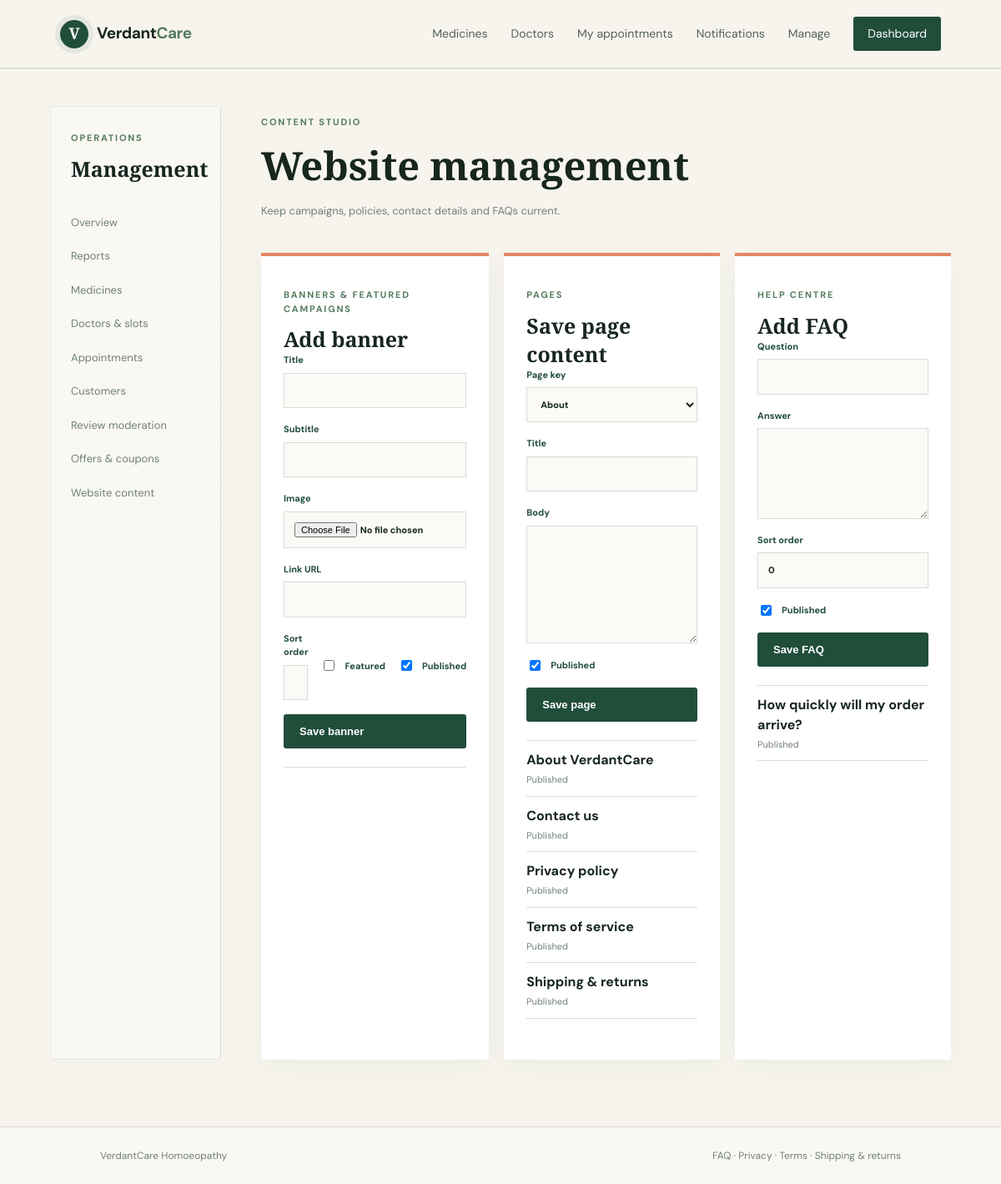
Screenshot of /manage/website/ (signed in) with the database file from the repository.
### store/models.py (models this page shows, shortened)
class SiteContent(models.Model):
    key = models.CharField(max_length=40, unique=True)
    title = models.CharField(max_length=160, blank=True)
    body = models.TextField(blank=True)
    published = models.BooleanField(default=True)
    updated_at = models.DateTimeField(auto_now=True)

class FAQ(models.Model):
    question = models.CharField(max_length=240)
    answer = models.TextField()
    published = models.BooleanField(default=True)
    sort_order = models.PositiveIntegerField(default=0)
    class Meta:
        ordering = ["sort_order", "id"]

### store/views.py (the view, shortened to what this page needs)
# urls.py: path("manage/website/", views.website_management, name="website_management"),
@user_passes_test(staff_required)
def website_management(request):
    return render(request, "store/manage_website.html", {"banners": Banner.objects.all(), "content": SiteContent.objects.all(), "faqs": FAQ.objects.all()})

### store/views.py (called while the page is built)
def staff_required(user):
    return user.is_authenticated and user.is_staff

### templates/store/manage_website.html
{% extends 'manage_base.html' %}{% block title %}Website content | VerdantCare{% endblock %}{% block management_content %}<div class="management-heading"><div><p class="eyebrow">Content studio</p><h1>Website management</h1><p class="muted">Keep campaigns, policies, contact details and FAQs current.</p></div></div><section class="cms-grid"><div class="form-panel"><p class="eyebrow">Banners & featured campaigns</p><h2>Add banner</h2><form method="post" enctype="multipart/form-data" class="management-form">{% csrf_token %}<input type="hidden" name="kind" value="banner"><label>Title<input name="banner_title" required></label><label>Subtitle<input name="subtitle"></label><label>Image<input name="image" type="file" accept="image/*"></label><label>Link URL<input name="link_url" type="url"></label><div class="form-grid"><label>Sort order<input name="sort_order" type="number" value="0"></label><label class="check-label"><input name="featured" type="checkbox"> Featured</label><label class="check-label"><input name="published" type="checkbox" checked> Published</label></div><button class="button button-dark" type="submit">Save banner</button></form><div class="cms-list">{% for banner in banners %}<div><strong>{{ banner.title }}</strong><small>{% if banner.published %}Published{% else %}Draft{% endif %} · {% if banner.featured %}Featured{% endif %}</small></div>{% endfor %}</div></div><div class="form-panel"><p class="eyebrow">Pages</p><h2>Save page content</h2><form method="post" class="management-form">{% csrf_token %}<input type="hidden" name="kind" value="content"><label>Page key<select name="key"><option value="about">About</option><option value="contact">Contact</option><option value="privacy">Privacy</option><option value="terms">Terms</option><option value="shipping-returns">Shipping & returns</option></select></label><label>Title<input name="title" required></label><label>Body<textarea name="body" rows="7" required></textarea></label><label class="check-label"><input name="published" type="checkbox" checked> Published</label><button class="button button-dark" type="submit">Save page</button></form><div class="cms-list">{% for item in content %}<div><strong>{{ item.title|default:item.key }}</strong><small>{% if item.published %}Published{% else %}Draft{% endif %}</small></div>{% endfor %}</div></div><div class="form-panel"><p class="eyebrow">Help centre</p><h2>Add FAQ</h2><form method="post" class="management-form">{% csrf_token %}<input type="hidden" name="kind" value="faq"><label>Question<input name="question" required></label><label>Answer<textarea name="answer" rows="5" required></textarea></label><label>Sort order<input name="sort_order" type="number" value="0"></label><label class="check-label"><input name="published" type="checkbox" checked> Published</label><button class="button button-dark" type="submit">Save FAQ</button></form><div class="cms-list">{% for faq in faqs %}<div><strong>{{ faq.question }}</strong><small>{% if faq.published %}Published{% else %}Draft{% endif %}</small></div>{% endfor %}</div></div></section>{% endblock %}

### static/css/site.css (style rules this page uses)
:root { --ink:#17261f;--forest:#214d3b;--moss:#557c5d;--sage:#dfe9d9;--cream:#f6f4ed;--coral:#e48768;--line:#d8ddd4;--muted:#718078 }
* { box-sizing:border-box }
body { margin:0;background:var(--cream);color:var(--ink);font-family:'DM Sans',sans-serif;line-height:1.5 }
.eyebrow,.card-kicker { text-transform:uppercase;letter-spacing:1.8px;font-size:11px;color:var(--moss);font-weight:700 }
.button { border:0;padding:13px 19px;display:inline-flex;gap:22px;align-items:center;justify-content:space-between;font-weight:700;font-size:13px;border-radius:3px;cursor:pointer }
.button-dark { background:var(--forest);color:#fff }
.muted { color:var(--muted);font-size:13px }
label { display:grid;gap:7px;font-size:12px;font-weight:700;color:var(--forest) }
input,select,textarea { border:1px solid var(--line);font:inherit;padding:12px;background:#fbfaf6;color:var(--ink);width:100% }

### static/css/cms.css (style rules this page uses)
.cms-grid { display:grid;grid-template-columns:repeat(3,1fr);gap:18px }
.cms-grid .form-panel { margin-top:0 }
.cms-list { margin-top:22px;border-top:1px solid var(--line) }
.cms-list div { padding:11px 0;border-bottom:1px solid var(--line) }
.cms-list strong,.cms-list small { display:block }
.cms-list small { color:var(--muted);font-size:11px;margin-top:3px }

### static/css/motion.css (style rules this page uses)
body { animation:page-in .7s cubic-bezier(.22,.61,.36,1) both }
.medicine-card,.doctor-card,.appointment-row,.panel,.management-doctor,.management-table,.form-panel,.appointment-management-row,.review-moderation-card,.report-panel,.report-kpis>div,.notification-card { animation:page-in .65s both;transition:transform .3s ease,box-shadow .3s ease,border-color .3s ease }
.button { position:relative;overflow:hidden;isolation:isolate;transition:transform .25s ease,box-shadow .25s ease,background .25s ease }
.button:after { content:"";position:absolute;inset:0 auto 0 0;width:45%;background:rgba(255,255,255,.18);transform:translateX(-130%) skewX(-18deg);z-index:-1 }

### static/css/design.css (style rules this page uses)
:root { --paper:#f6f4ed;--paper-deep:#edf1e8;--ink-soft:#53635a;--shadow:0 22px 55px rgba(31,67,49,.09) }
html { overflow-x:hidden }
body { overflow-x:hidden;background:var(--paper);color:var(--ink) }
body:before { content:"";position:fixed;inset:0;pointer-events:none;opacity:.28;background-image:linear-gradient(rgba(33,77,59,.035) 1px,transparent 1px),linear-gradient(90deg,rgba(33,77,59,.035) 1px,transparent 1px);background-size:48px 48px;mask-image:linear-gradient(to bottom,black,transparent 75%);z-index:-1 }
.management-table,.report-panel,.form-panel,.management-doctor,.panel { box-shadow:0 10px 30px rgba(33,77,59,.045) }

### static/css/management.css (style rules this page uses)
.management-heading { display:flex;justify-content:space-between;align-items:end;gap:25px;margin-bottom:28px }
.management-heading h1 { font:700 47px 'Playfair Display',serif;margin:4px 0 8px }
.management-heading h2,.form-panel h2 { font:700 25px 'Playfair Display',serif;margin:0 }
.form-panel { margin-top:35px;background:#fff;border-top:4px solid var(--coral);padding:27px }
.form-panel>div { margin-bottom:22px }
.management-form { display:grid;gap:17px }
.form-grid { display:grid;grid-template-columns:repeat(3,1fr);gap:15px }
.management-form label { font-size:11px }
.management-form input,.management-form textarea,.management-form select { background:#fbfaf6 }
.check-label { display:flex!important;align-items:center;gap:9px }
.check-label input { width:auto }

### rows the page displays
SiteContent: title "About VerdantCare", published "Published"
SiteContent: title "Contact us", published "Published"
SiteContent: title "Privacy policy", published "Published"
SiteContent: title "Terms of service", published "Published"
SiteContent: title "Shipping & returns", published "Published"
FAQ: question "How quickly will my order arrive?", published "Published"
